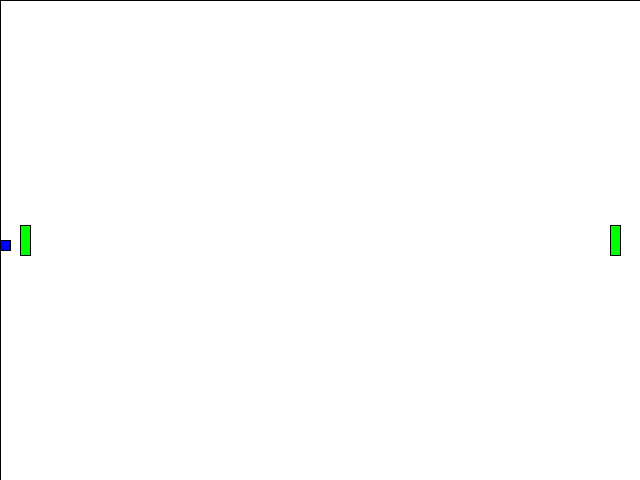
Frame 1 (no input)
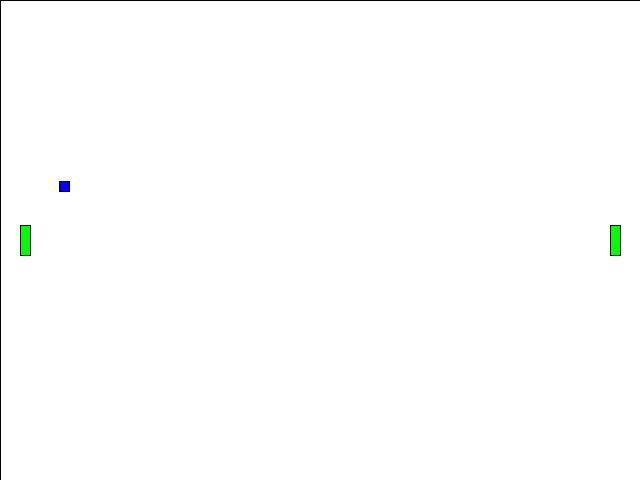
Frame 60 (the mouse pressed at the canvas centre just before this capture)
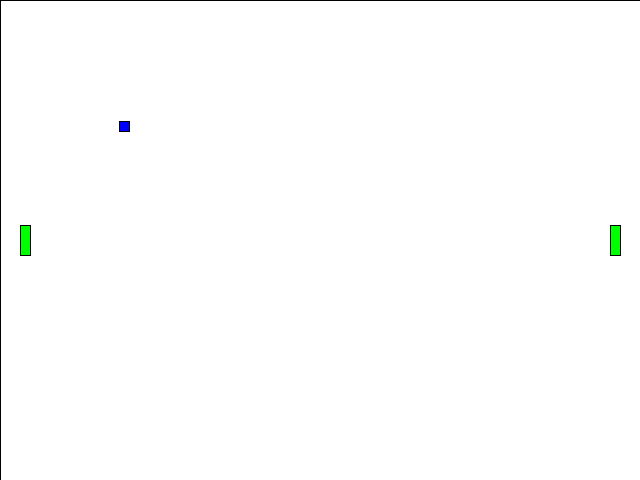
Frame 120 (the mouse held since frame 60 and released just before this capture)

The Processing sketch that drew these frames (run headless with seeded random() and noise(); from frame 60 on, the mouse is pressed at the canvas centre):

// Processing sketch: sketch_170821a
// ── sketch_170821a.pde
 
 int x;
 int y;
 int m=1;
 int b=240;
 
 int separacion=20;
 
 int paddle1Y=0;
 int paddle1X=20;
 int paddle1H=30;
 int paddle1W=10;
 
 int paddle2Y=0;
 int paddle2X=420;
 int paddle2H=30;
 int paddle2W=10;
 
 int screenH=480;
 int screenW=640;
 
 
 
 boolean topex=false;
 
  void setup(){
    size(640, 480);
    
    paddle1X=separacion;      //<--- es redundante...
    paddle1Y= (screenH/2) - (paddle1H/2);
    
    paddle2X=screenW - paddle1W - separacion;
    paddle2Y=(screenH/2) - (paddle1H/2);
    
    x=0;
  }
  
  void draw(){
    
    clearScreen();
    
    y=m*x + b;
    
    drawPuck(x, y, 10);
    
    if(x == 640){
      topex=true;
      
      recalcularB();
    }
    
    if(x == 0){
      topex=false;
      
      recalcularB();
    }
    
    if(y==480){
      
      recalcularB();
    }
    
    if(y==0){
      recalcularB();
    }
    
    if(topex){
      x--;
    }
    else{
      x++;
    }
    
    paddleOne(paddle1X, paddle1Y);
    paddleTwo(paddle2X, paddle2Y);
    
    if(y>= paddle1Y && y<=paddle1Y + paddle1H && x==paddle1X + paddle1W ){
      topex = false;
      recalcularB();
    }
    
    if(y>= paddle2Y && y<=paddle2Y + paddle2H && x==paddle2X  ){
      topex = true;
      recalcularB();
    }
    
    //Paddle2 bound to AI
    //paddle2Y=y - (paddle2H/2);
  }
  
  void recalcularB(){
    m=m*-1;
    b=y - m*x;
  }
  
  void paddleOne(int x, int y){
    drawRect(x, y, 10, 30, 0, 255, 0);
  }
  
  void paddleTwo(int x, int y){
    drawRect(x, y, 10, 30, 0, 255, 0);
  }
  
  void drawPuck(int x, int y, int size){
    drawRect(x, y, size, size, 0, 0, 255);
  }
  
  void drawRect(int x,int y, int sizex, int sizey, int r, int g, int b){
    fill(r,g,b);
    rect(x,y,sizex,sizey);
  }
  
  void clearScreen(){
    fill(255,255,255);
    
    rect(0,0,640,480);
  }
  
  void keyPressed(){
   //println("key pressed: " + keyCode); 
   int deltaPos=10;
   
   if(keyCode==38){
     if(paddle1Y >= 6){
       paddle1Y-=deltaPos;
     }
   }
   
   if(keyCode==40){
     if(paddle1Y + paddle1H < screenH - 15){
       paddle1Y+=deltaPos;
     }
   }
   
   if(keyCode==87){
     if(paddle2Y >= 6){
       paddle2Y-=deltaPos;
     }
   }
   
   if(keyCode==83){
     if(paddle2Y + paddle2H < screenH - 15){
       paddle2Y+=deltaPos;
     }
   }
  }
